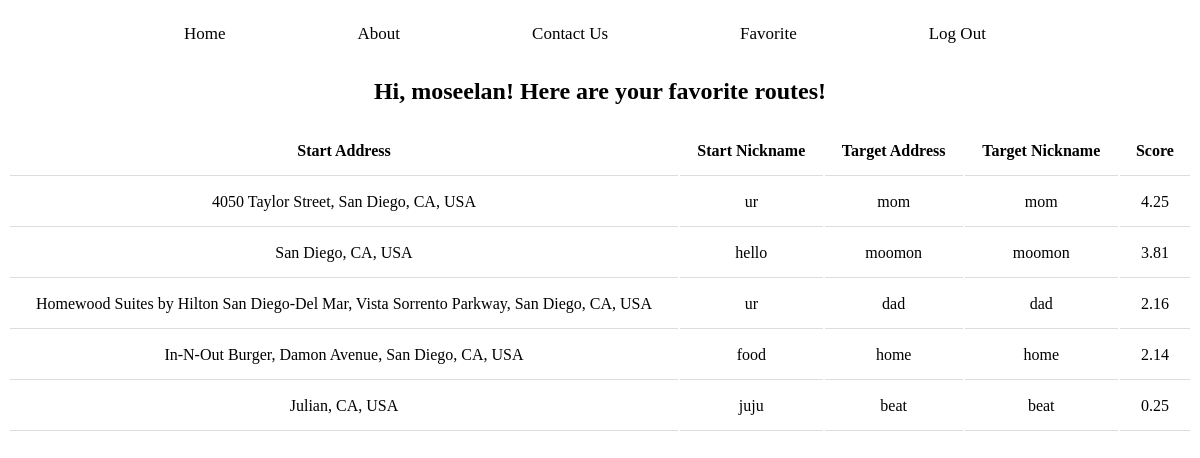
The app's page /commute_app/favorite/ (signed in) with its own data.
### commute_app/models.py (models this page shows, shortened)
class Search(models.Model):
    username = models.CharField(max_length=500, default='no username')
    startAdd = models.TextField() # might need to change type later
    startNick = models.CharField(max_length=500)
    targetAdd = models.TextField() # might need to change type later
    targetNick = models.CharField(max_length=500)
    date = models.DateTimeField(auto_now_add=True) # automatically adds
    overallScore = models.DecimalField(max_digits = 5,decimal_places=2,default=-1)
    driveScore = models.DecimalField(max_digits = 5,decimal_places=2,default=-1)
    restScore = models.DecimalField(max_digits = 5,decimal_places=2,default=-1)
    hospScore = models.DecimalField(max_digits = 5,decimal_places=2,default=-1)
    groceryScore = models.DecimalField(max_digits = 5,decimal_places=2,default=-1)

### commute_app/views.py (the view)
# urls.py: path('favorite/', views.display_favorite, name = "favorite"),
def display_favorite(request):
    search_list = Search.objects.filter(username=request.user.username).order_by('-overallScore')
    mydict = {
        'search_list':search_list
    }
    return render(request, 'favorite.html', context = mydict)

### commute_app/templates/favorite.html
{% extends "base.html" %}
{% load static %}
{% block styles %}
    <link rel="stylesheet" href="{% static 'css/favorite.css' %}">
{% endblock %}
{% block container %}
    <div class="row">
    <div class="panel-heading" style="text-align:center;">
        <h2>Hi, {{ user.username }}! Here are your favorite routes!</h2>
    </div>
    <table class="table table-hover" id="dev-table">
        <thead>
          <tr>
            <th>Start Address</th>
            <th>Start Nickname</th>
            <th>Target Address</th>
            <th>Target Nickname</th>
            <th>Score</th>
          </tr>
        </thead>
        {% for search in search_list %}
            <tr>
                <td>{{search.startAdd}}</td>
                <td>{{search.startNick}}</td>
                <td>{{search.targetAdd}}</td>
                <td>{{search.targetNick}}</td>
                <td>{{search.overallScore}}</td>
            </tr>
        {% endfor %}
    </table>
    </div>
{% endblock %}

### commute_app/static/css/favorite.css (style rules this page uses)
table { width: 100%; }
th, td { padding: 15px; border-bottom: 1px solid #ddd; text-align: center; }

### records on screen
Search: startAdd "4050 Taylor Street, San Diego, CA, USA", startNick "ur", targetAdd "mom", targetNick "mom", overallScore "4.25"
Search: startAdd "San Diego, CA, USA", startNick "hello", targetAdd "moomon", targetNick "moomon", overallScore "3.81"
Search: startAdd "Homewood Suites by Hilton San Diego-Del Mar, Vista Sorrento Parkway, San Diego, CA, USA", startNick "ur", targetAdd "dad", targetNick "dad", overallScore "2.16"
Search: startAdd "In-N-Out Burger, Damon Avenue, San Diego, CA, USA", startNick "food", targetAdd "home", targetNick "home", overallScore "2.14"
Search: startAdd "Julian, CA, USA", startNick "juju", targetAdd "beat", targetNick "beat", overallScore "0.25"

### other values on screen
{{ user.username }} "moseelan"
